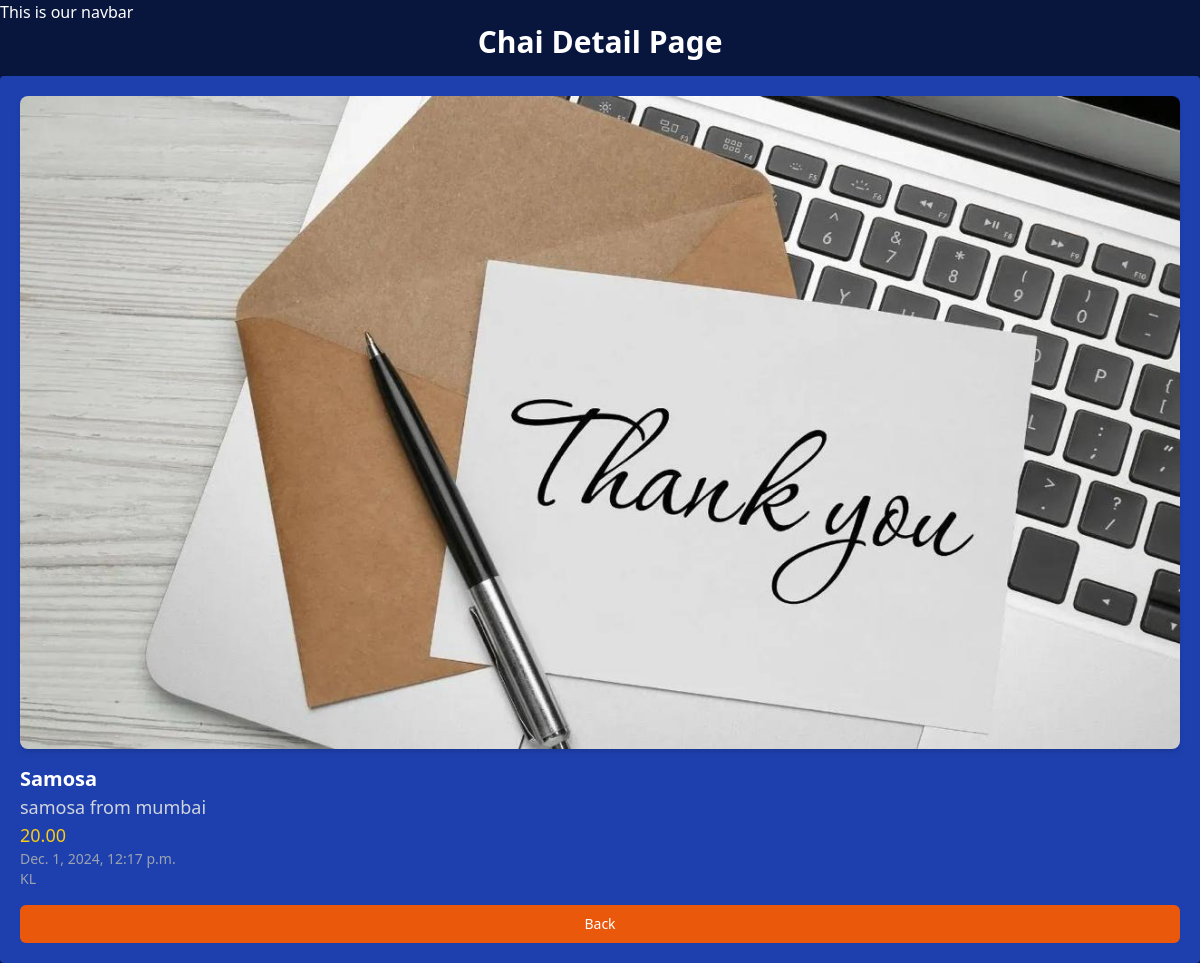
Screenshot of /practice/2/ with the database file from the repository.
### practice/models.py (models this page shows, shortened)
class ChaiVariety(models.Model):
    CHAI_TYPE_CHOICE = [
        ('ML', 'MASALA'),
        ('GR', 'GINGER'),
        ('KL', 'KIWI'),
        ('PL', 'PLAIN'),
        ('El', 'ELACHI')
    ]
    name = models.CharField(max_length=100)
    image = models.ImageField(upload_to='images/')
    data_added = models.DateTimeField(default=timezone.now)
    type = models.CharField(max_length=2, choices=CHAI_TYPE_CHOICE)
    description = models.TextField(default='')
    price = models.DecimalField(max_digits=5, decimal_places=2, default=0.00)

### practice/views.py (the view)
# urls.py: path('<int:chai_id>/', views.chai_detail, name='chai_detail'),
def chai_detail(request, chai_id):
    chai = ChaiVariety.objects.get(id=chai_id)
    return render(request, 'chai/chai_detail.html', {'chai': chai})

### practice/templates/chai/chai_detail.html (shortened to what this page needs)
{% extends "layout.html" %}
{% block content %}
<h1 class="text-3xl font-bold text-center mb-4">Chai Detail Page</h1>
<div class="bg-blue-800 p-5 rounded shadow-lg">
    <img src="{{chai.image.url}}" alt="" class="rounded-lg shadow-md mb-4">
    <h3 class="text-xl font-semibold text-white">{{chai.name}}</h3>
    <h3 class="text-lg text-gray-300">{{chai.description}}</h3>
    <h3 class="text-lg text-yellow-400">{{chai.price}}</h3>
    <h3 class="text-sm text-gray-400">{{chai.data_added}}</h3>
    <h3 class="text-sm text-gray-400">{{chai.type}}</h3>
    <a href="/practice/">
        <button type="button"
            class="mt-4 inline-flex items-center w-full justify-center px-4 py-2 border border-transparent text-sm font-medium rounded-md text-white bg-orange-600 hover:bg-orange-700 focus:outline-none focus:ring-2 focus:ring-offset-2 focus:ring-orange-500"
        >
        Back
        </button>
    </a>
</div>
{% endblock content %}

### static/style.css (style rules this page uses)
body { background-color: #08153d; color: #FFFFFF; }
h1 { text-align: center; font-size: 2em; }

### rows the page displays
ChaiVariety: image (picture), name "Samosa", description "samosa from mumbai", price "20.00", data_added "Dec. 1, 2024, 12:17 p.m.", type "KL"
